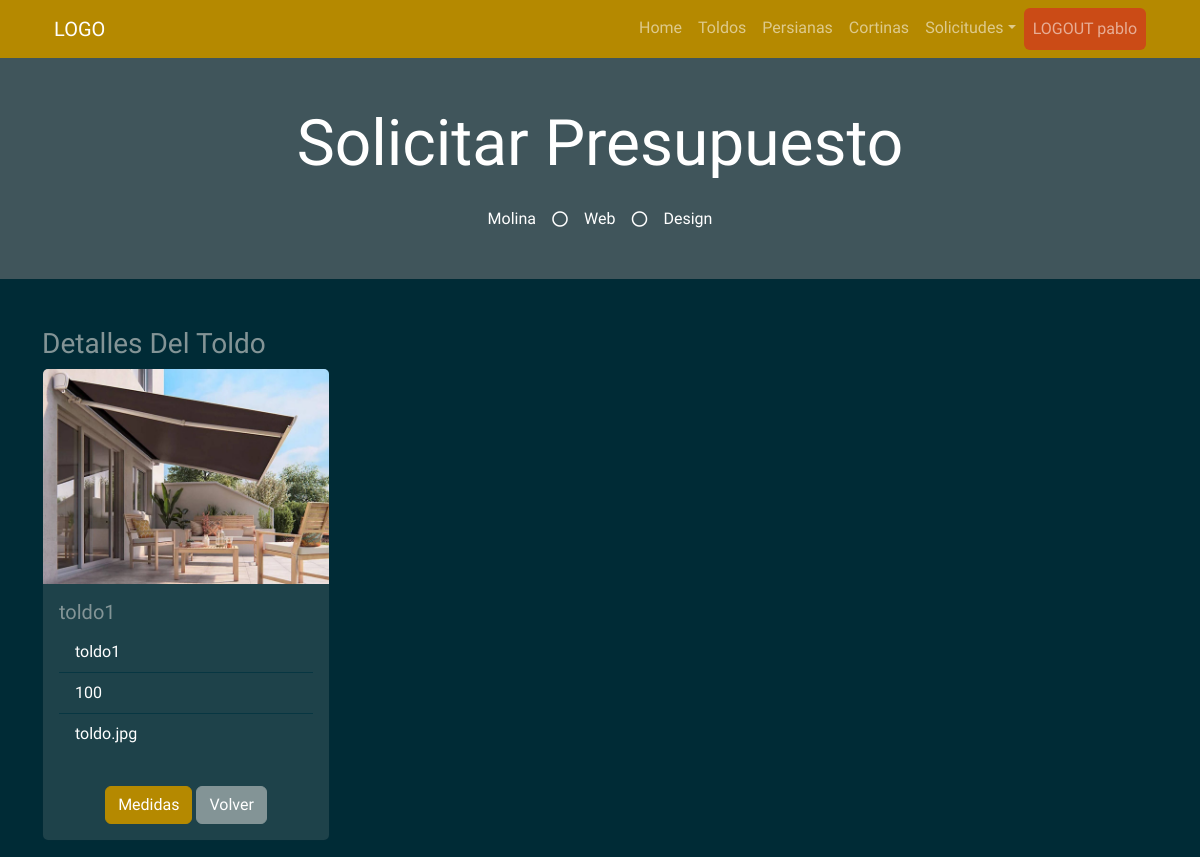
/details_toldo/1 (signed in), run on an earlier commit of the app's database.
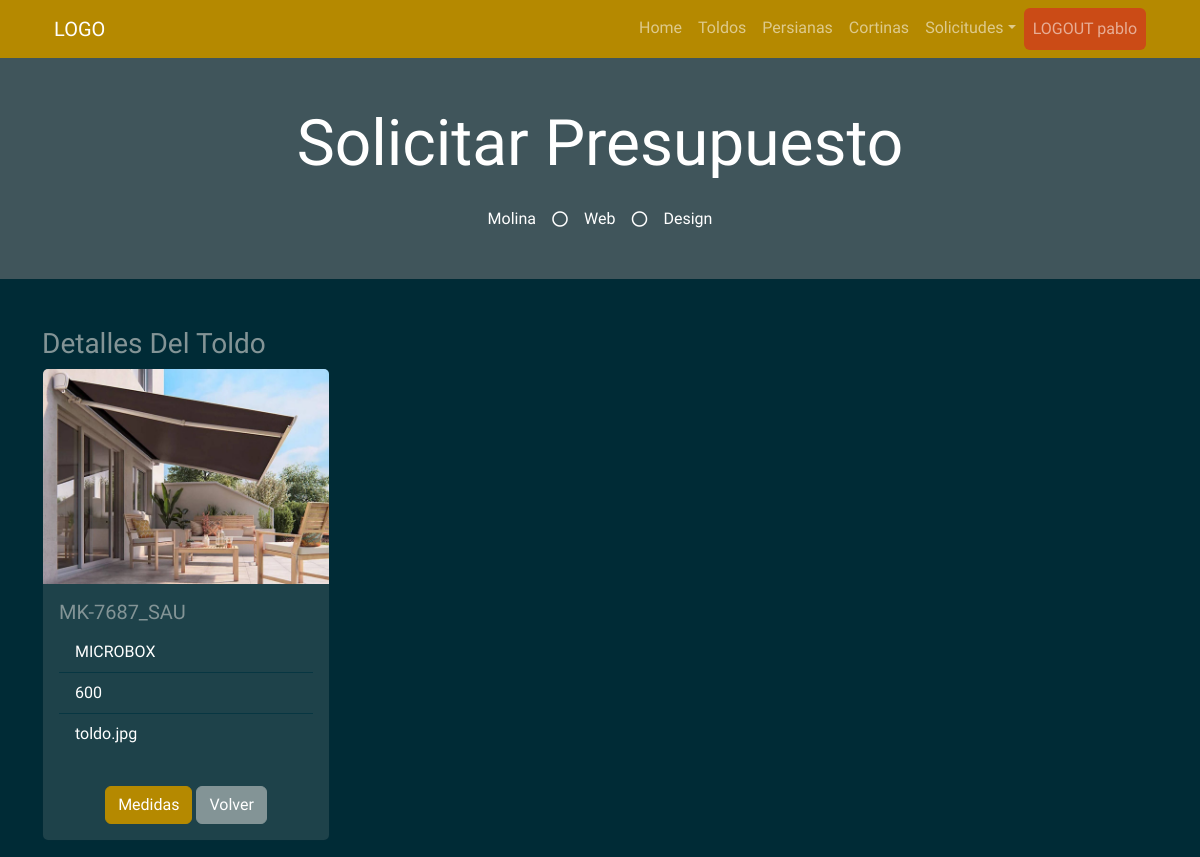
And on a later commit of the database.
### myapp/models.py (models this page shows)
    class Toldo(db.Model):
        __tablename__ = "Toldo"  # Nombre de la tabla que se crea
        Toldo_id = db.Column("toldo_id", db.Integer, Sequence(
            'toldo_id_seq'),  primary_key=True)
        Modelo = db.Column(db.String(20))
        Tipo = db.Column(db.String(30))
        Dimensiones = db.Column(db.String(30))
        Imagen = db.Column(db.String(30))

### myapp/views.py (the view, shortened to what this page needs)
    @app.route("/details_toldo/<int:Toldo_id>", methods=["GET", "POST"])
    def details_toldo(Toldo_id: int):
        if request.method == "GET":
            read_toldo = db_access["read_toldo"]
            toldo = read_toldo(Toldo_id)
            usuario = session['usuario']
            usu = usuario
            return render_template("user/details_toldo.html", toldo=toldo, usu=usu)

### myapp/templates/user/details_toldo.html (shortened to what this page needs)
<!DOCTYPE html>
<html>
<head>
    <link href="https://cdn.jsdelivr.net/npm/bootstrap@5.1.3/dist/css/bootstrap.min.css" rel="stylesheet"
>
    <link rel="stylesheet" href="../static/style/bootstrap.min(8).css">
</head>
<body>
    {% include 'includes/navbar_user.html' %}
    <div class="jumbotron jumbotron-fluid bg-jumbotron" style=" background-color: rgba(128, 128, 128, 0.5);">
        <div class="container text-center py-5">
            <h3 class="text-white display-3 mb-4">Solicitar Presupuesto</h3>
            <div class="d-inline-flex align-items-center text-white">
                <p class="m-0">Molina</p>
                <i class="far fa-circle px-3"></i>
                <p class="m-0">Web</p>
                <i class="far fa-circle px-3"></i>
                <p class="m-0">Design</p>
            </div>
        </div>
    </div>
    <div class="container">
        <div class="row mt-5 ">
            <div class="col-4">
                <p class="list-group">
                <h3>Detalles Del Toldo</h3>
                <div class="card" style="width: 18rem;">
                    <img src="../static/style/img/{{toldo.Imagen}}" class="card-img-top" alt="...">
                    <div class="card-body">
                        <h5 class="card-title">
                            {{toldo.Modelo}}
                        </h5>
                        <ul class="list-group list-group-flush">
                            <li class="list-group-item">
                                {{toldo.Tipo}}
                            </li>
                            <li class="list-group-item">
                                {{toldo.Dimensiones}}
                            </li>
                            <li class="list-group-item">
                                {{toldo.Imagen}}
                            </li>
                        </ul>
                    </div>
                    <div class="card-body mx-auto">
                        <form method="POST">
                            <button type="button" class="btn btn-primary" data-bs-target="#form"
                                data-bs-toggle="collapse">Medidas</button>
                            <a class="btn btn-secondary" href="/toldo_user">Volver</a>
                        </form>
                    </div>
                </div>
                </p>
            </div>
        </div>
    </div>
</body>
</html>

What changed in the data, as far as the page shows it:
changed Toldo "toldo.jpg": Modelo "toldo1" → "MK-7687_SAU"; Tipo "toldo1" → "MICROBOX"; Dimensiones "100" → "600"
